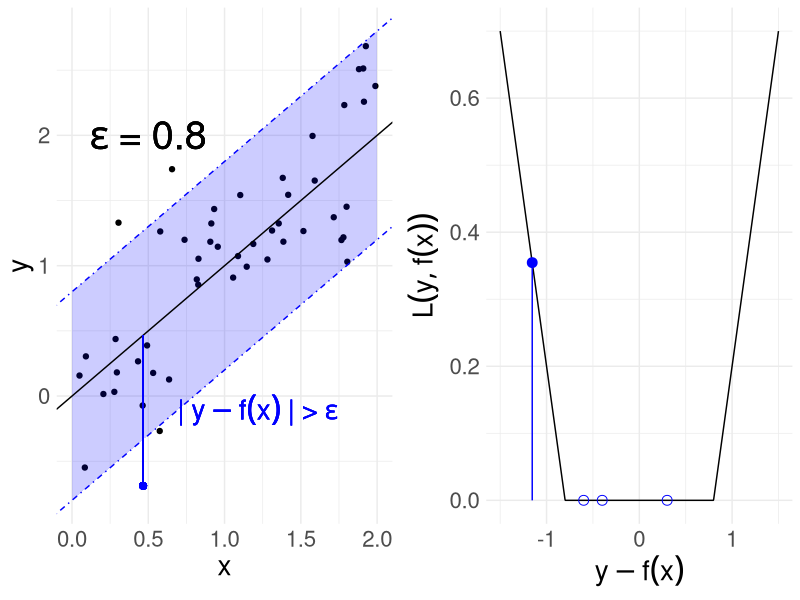
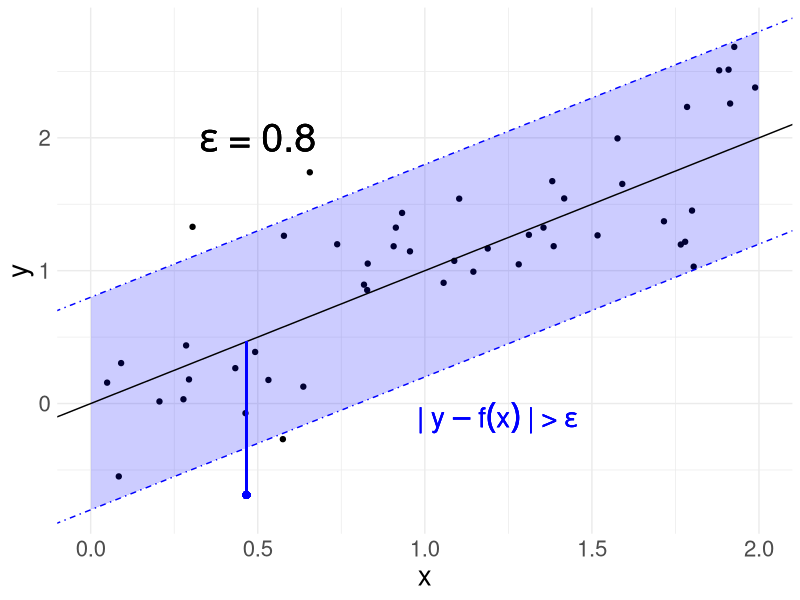
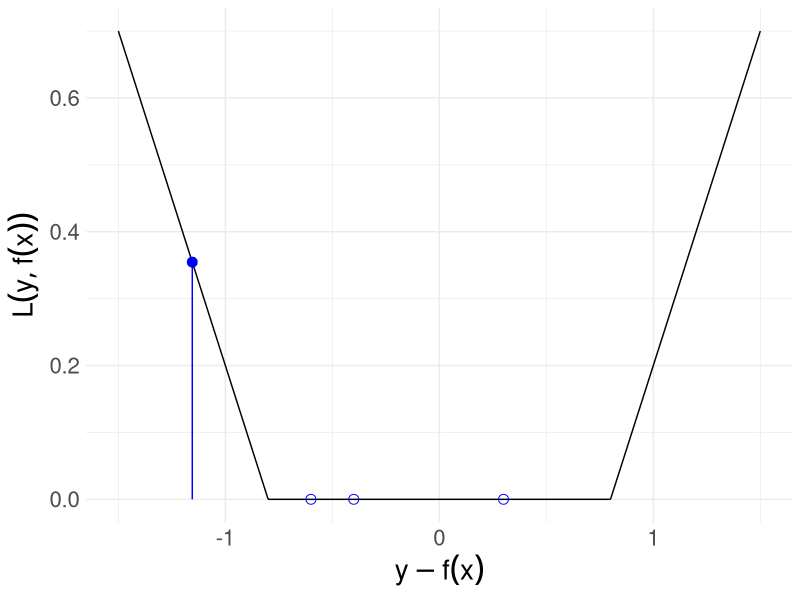

These figures' R source, in order: (Note: this script raises an error after producing the figures.)
# ------------------------------------------------------------------------------
# FIG: EPSILON-INSENSITIVE LOSS
# ------------------------------------------------------------------------------

library(ggplot2)

# DATA -------------------------------------------------------------------------

set.seed(123L)
x <- runif(50L, 0L, 2L)
y <- x + rnorm(length(x), sd = 0.5)
df_1 <- data.frame(x = x, y = y, diff = abs(y - x))

epsilon <- 0.8

df_2 <- data.frame(x = seq(-1.5, 1.5, length.out = 800L))
df_2$y <- ifelse(
  df_2$x < -epsilon,
  abs(df_2$x) - epsilon,
  ifelse(
    df_2$x < epsilon,
    0L,
    df_2$x - epsilon))


df_3 = data.frame(x = seq(0, 2, by = 0.01))
df_3$ymin = - epsilon + df_3$x
df_3$ymax = epsilon + df_3$x

# PLOTS ------------------------------------------------------------------------

p_1 <- ggplot2::ggplot(df_1, aes(x, y)) + 
  geom_point() + 
  ggplot2::geom_abline(intercept = - epsilon, slope = 1L, colour = "blue", lty = 4) + 
  ggplot2::geom_abline(intercept = epsilon, slope = 1L, colour = "blue", lty = 4) + 
  ggplot2::geom_ribbon(data = df_3, aes(x = x, ymin = ymin, ymax = ymax), fill = "blue", alpha = .2, inherit.aes = FALSE,) + 
  geom_abline(intercept = 0L, slope = 1L) +
  ggplot2::annotate(
    "text",
    x = 0.5,
    y = 2L,
    label = bquote(epsilon ~ "=" ~ 0.8),
    size = 10L) +
  ggplot2::geom_segment(
    x = df_1[which.max(df_1[, "diff"]), "x"],
    xend = df_1[which.max(df_1[, "diff"]), "x"],
    y = df_1[which.max(df_1[, "diff"]), "x"],
    yend = df_1[which.max(df_1[, "diff"]), "y"],
    color = "blue") +
  ggplot2::geom_point(
    mapping = aes(
      x = df_1[which.max(df_1[, "diff"]), "x"], 
      y = df_1[which.max(df_1[, "diff"]), "y"]),
    size = 2L,
    color = "blue") +
  ggplot2::annotate(
    "text",
    x = df_1[which.max(df_1[, "diff"]), "x"] + 0.75,
    y = df_1[which.max(df_1[, "diff"]), "y"] + 
      0.5 * (df_1[which.max(df_1[, "diff"]), "diff"]),
    label = bquote("|" ~ y - f(x) ~ "|" ~ ">" ~ epsilon),
    size = 7L,
    color = "blue") +
  theme_minimal() +
  theme(text = element_text(size = 20L))

p_2 <- ggplot2::qplot(df_2$x, df_2$y, geom = "line") +
  ggplot2::geom_segment(
    aes(
      x = -df_1[which.max(df_1[, "diff"]), "diff"],
      xend = -df_1[which.max(df_1[, "diff"]), "diff"],
      y = 0L,
      yend = abs(df_1[which.max(df_1[, "diff"]), "diff"]) - epsilon),
    color = "blue") +
  ggplot2::geom_point(
    aes(
      x = -df_1[which.max(df_1[, "diff"]), "diff"],
      y = abs(df_1[which.max(df_1[, "diff"]), "diff"]) - epsilon),
    size = 3L,
    color = "blue") +
  ggplot2::geom_point(
    mapping = aes(
      x = c(-0.6, -0.4, 0.3), y = rep(0L, 3L)),
    size = 3L,
    color = "blue",
    shape = 1L) +
  xlab(bquote(y - f(x))) +
  ylab(bquote(L(y, f(x)))) +
  theme_minimal() +
  theme(text = element_text(size = 20L))

p <- cowplot::plot_grid(p_1, p_2, ncol = 2L, align = "h")

ggplot2::ggsave(
  "../figure/loss_eps_insensitive.png", 
  p, 
  width = 10L, 
  height = 4L)
